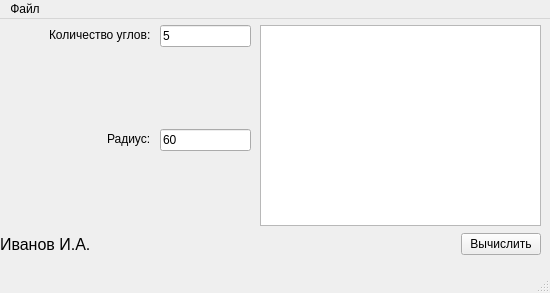
<?xml version="1.0" encoding="UTF-8"?>
<ui version="4.0">
 <class>MainWindow</class>
 <widget class="QMainWindow" name="MainWindow">
  <property name="geometry">
   <rect>
    <x>0</x>
    <y>0</y>
    <width>550</width>
    <height>293</height>
   </rect>
  </property>
  <property name="minimumSize">
   <size>
    <width>550</width>
    <height>293</height>
   </size>
  </property>
  <property name="maximumSize">
   <size>
    <width>550</width>
    <height>293</height>
   </size>
  </property>
  <property name="windowTitle">
   <string>Perimeter</string>
  </property>
  <widget class="QWidget" name="centralwidget">
   <widget class="QWidget" name="verticalLayoutWidget">
    <property name="geometry">
     <rect>
      <x>260</x>
      <y>6</y>
      <width>281</width>
      <height>201</height>
     </rect>
    </property>
    <layout class="QVBoxLayout" name="verticalLayout">
     <item>
      <widget class="QTextEdit" name="Result_Edit">
       <property name="html">
        <string>&lt;!DOCTYPE HTML PUBLIC &quot;-//W3C//DTD HTML 4.0//EN&quot; &quot;http://www.w3.org/TR/REC-html40/strict.dtd&quot;&gt;
&lt;html&gt;&lt;head&gt;&lt;meta name=&quot;qrichtext&quot; content=&quot;1&quot; /&gt;&lt;style type=&quot;text/css&quot;&gt;
p, li { white-space: pre-wrap; }
&lt;/style&gt;&lt;/head&gt;&lt;body style=&quot; font-family:'MS Shell Dlg 2'; font-size:8.25pt; font-weight:400; font-style:normal;&quot;&gt;
&lt;p style=&quot;-qt-paragraph-type:empty; margin-top:0px; margin-bottom:0px; margin-left:0px; margin-right:0px; -qt-block-indent:0; text-indent:0px;&quot;&gt;&lt;br /&gt;&lt;/p&gt;&lt;/body&gt;&lt;/html&gt;</string>
       </property>
      </widget>
     </item>
    </layout>
   </widget>
   <widget class="QWidget" name="layoutWidget">
    <property name="geometry">
     <rect>
      <x>0</x>
      <y>6</y>
      <width>151</width>
      <height>201</height>
     </rect>
    </property>
    <layout class="QVBoxLayout" name="LblLayout">
     <item>
      <layout class="QHBoxLayout" name="LblLayoutM1">
       <item>
        <spacer name="horizontalSpacer_2">
         <property name="orientation">
          <enum>Qt::Horizontal</enum>
         </property>
         <property name="sizeHint" stdset="0">
          <size>
           <width>40</width>
           <height>20</height>
          </size>
         </property>
        </spacer>
       </item>
       <item>
        <widget class="QLabel" name="Label_N">
         <property name="text">
          <string>Количество углов:</string>
         </property>
        </widget>
       </item>
      </layout>
     </item>
     <item>
      <spacer name="verticalSpacer">
       <property name="orientation">
        <enum>Qt::Vertical</enum>
       </property>
       <property name="sizeHint" stdset="0">
        <size>
         <width>20</width>
         <height>40</height>
        </size>
       </property>
      </spacer>
     </item>
     <item>
      <layout class="QHBoxLayout" name="LblLayoutM2">
       <item>
        <spacer name="horizontalSpacer_5">
         <property name="orientation">
          <enum>Qt::Horizontal</enum>
         </property>
         <property name="sizeHint" stdset="0">
          <size>
           <width>40</width>
           <height>20</height>
          </size>
         </property>
        </spacer>
       </item>
       <item>
        <widget class="QLabel" name="Label_R">
         <property name="text">
          <string>Радиус:</string>
         </property>
        </widget>
       </item>
      </layout>
     </item>
     <item>
      <layout class="QHBoxLayout" name="LblLayoutR"/>
     </item>
     <item>
      <spacer name="verticalSpacer_3">
       <property name="orientation">
        <enum>Qt::Vertical</enum>
       </property>
       <property name="sizeHint" stdset="0">
        <size>
         <width>20</width>
         <height>40</height>
        </size>
       </property>
      </spacer>
     </item>
    </layout>
   </widget>
   <widget class="QWidget" name="layoutWidget">
    <property name="geometry">
     <rect>
      <x>160</x>
      <y>6</y>
      <width>91</width>
      <height>201</height>
     </rect>
    </property>
    <layout class="QVBoxLayout" name="EditLayout">
     <item>
      <widget class="QLineEdit" name="Edit_N">
       <property name="text">
        <string>5</string>
       </property>
      </widget>
     </item>
     <item>
      <spacer name="verticalSpacer_2">
       <property name="orientation">
        <enum>Qt::Vertical</enum>
       </property>
       <property name="sizeHint" stdset="0">
        <size>
         <width>20</width>
         <height>40</height>
        </size>
       </property>
      </spacer>
     </item>
     <item>
      <widget class="QLineEdit" name="Edit_R">
       <property name="text">
        <string>60</string>
       </property>
      </widget>
     </item>
     <item>
      <spacer name="verticalSpacer_4">
       <property name="orientation">
        <enum>Qt::Vertical</enum>
       </property>
       <property name="sizeHint" stdset="0">
        <size>
         <width>20</width>
         <height>40</height>
        </size>
       </property>
      </spacer>
     </item>
    </layout>
   </widget>
   <widget class="QWidget" name="layoutWidget">
    <property name="geometry">
     <rect>
      <x>0</x>
      <y>210</y>
      <width>541</width>
      <height>31</height>
     </rect>
    </property>
    <layout class="QHBoxLayout" name="ButtonLayout">
     <item>
      <widget class="QLabel" name="Name_label">
       <property name="font">
        <font>
         <pointsize>12</pointsize>
        </font>
       </property>
       <property name="text">
        <string>Иванов И.А.</string>
       </property>
      </widget>
     </item>
     <item>
      <spacer name="horizontalSpacer_4">
       <property name="orientation">
        <enum>Qt::Horizontal</enum>
       </property>
       <property name="sizeHint" stdset="0">
        <size>
         <width>40</width>
         <height>20</height>
        </size>
       </property>
      </spacer>
     </item>
     <item>
      <widget class="QPushButton" name="Result_Button">
       <property name="styleSheet">
        <string notr="true"/>
       </property>
       <property name="text">
        <string>Вычислить</string>
       </property>
       <property name="autoDefault">
        <bool>false</bool>
       </property>
      </widget>
     </item>
    </layout>
   </widget>
  </widget>
  <widget class="QMenuBar" name="menubar">
   <property name="geometry">
    <rect>
     <x>0</x>
     <y>0</y>
     <width>550</width>
     <height>20</height>
    </rect>
   </property>
   <widget class="QMenu" name="menu">
    <property name="title">
     <string>Файл</string>
    </property>
    <addaction name="Info"/>
   </widget>
   <addaction name="menu"/>
  </widget>
  <widget class="QStatusBar" name="statusbar"/>
  <action name="action">
   <property name="text">
    <string>Да</string>
   </property>
  </action>
  <action name="Info">
   <property name="text">
    <string>Справка</string>
   </property>
  </action>
 </widget>
 <resources/>
 <connections/>
</ui>
